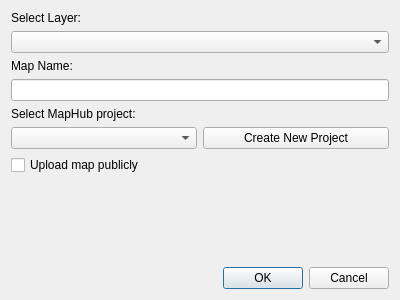
<?xml version="1.0" encoding="UTF-8"?>
<ui version="4.0">
    <class>MapHubPluginDialogBase</class>
    <widget class="QDialog" name="MapHubPluginDialogBase">
        <property name="geometry">
            <rect>
                <x>0</x>
                <y>0</y>
                <width>400</width>
                <height>300</height>
            </rect>
        </property>
        <property name="windowTitle">
            <string>Upload to MapHub</string>
        </property>
        <layout class="QVBoxLayout" name="verticalLayout">
            <item>
                <widget class="QLabel" name="label_layer">
                    <property name="text">
                        <string>Select Layer:</string>
                    </property>
                </widget>
            </item>
            <item>
                <widget class="QComboBox" name="comboBox_layer"/>
            </item>
            <item>
                <widget class="QLabel" name="label_map_name">
                    <property name="text">
                        <string>Map Name:</string>
                    </property>
                </widget>
            </item>
            <item>
                <widget class="QLineEdit" name="lineEdit_map_name"/>
            </item>
            <item>
                <widget class="QLabel" name="label_project">
                    <property name="text">
                        <string>Select MapHub project:</string>
                    </property>
                </widget>
            </item>
            <item>
                <layout class="QHBoxLayout" name="horizontalLayout_project">
                    <item>
                        <widget class="QComboBox" name="comboBox_project"/>
                    </item>
                    <item>
                        <widget class="QPushButton" name="btn_create_project">
                            <property name="text">
                                <string>Create New Project</string>
                            </property>
                        </widget>
                    </item>
                </layout>
            </item>
            <item>
                <widget class="QCheckBox" name="checkBox_public">
                    <property name="text">
                        <string>Upload map publicly</string>
                    </property>
                    <property name="checked">
                        <bool>false</bool>
                    </property>
                </widget>
            </item>
            <item>
                <spacer name="verticalSpacer">
                    <property name="orientation">
                        <enum>Qt::Vertical</enum>
                    </property>
                    <property name="sizeHint" stdset="0">
                        <size>
                            <width>20</width>
                            <height>40</height>
                        </size>
                    </property>
                </spacer>
            </item>
            <item>
                <widget class="QDialogButtonBox" name="button_box">
                    <property name="orientation">
                        <enum>Qt::Horizontal</enum>
                    </property>
                    <property name="standardButtons">
                        <set>QDialogButtonBox::Cancel|QDialogButtonBox::Ok</set>
                    </property>
                </widget>
            </item>
        </layout>
    </widget>
    <resources/>
    <connections>
        <connection>
            <sender>button_box</sender>
            <signal>accepted()</signal>
            <receiver>MapHubPluginDialogBase</receiver>
            <slot>accept()</slot>
            <hints>
                <hint type="sourcelabel">
                    <x>20</x>
                    <y>20</y>
                </hint>
                <hint type="destinationlabel">
                    <x>20</x>
                    <y>20</y>
                </hint>
            </hints>
        </connection>
        <connection>
            <sender>button_box</sender>
            <signal>rejected()</signal>
            <receiver>MapHubPluginDialogBase</receiver>
            <slot>reject()</slot>
            <hints>
                <hint type="sourcelabel">
                    <x>20</x>
                    <y>20</y>
                </hint>
                <hint type="destinationlabel">
                    <x>20</x>
                    <y>20</y>
                </hint>
            </hints>
        </connection>
    </connections>
</ui>
